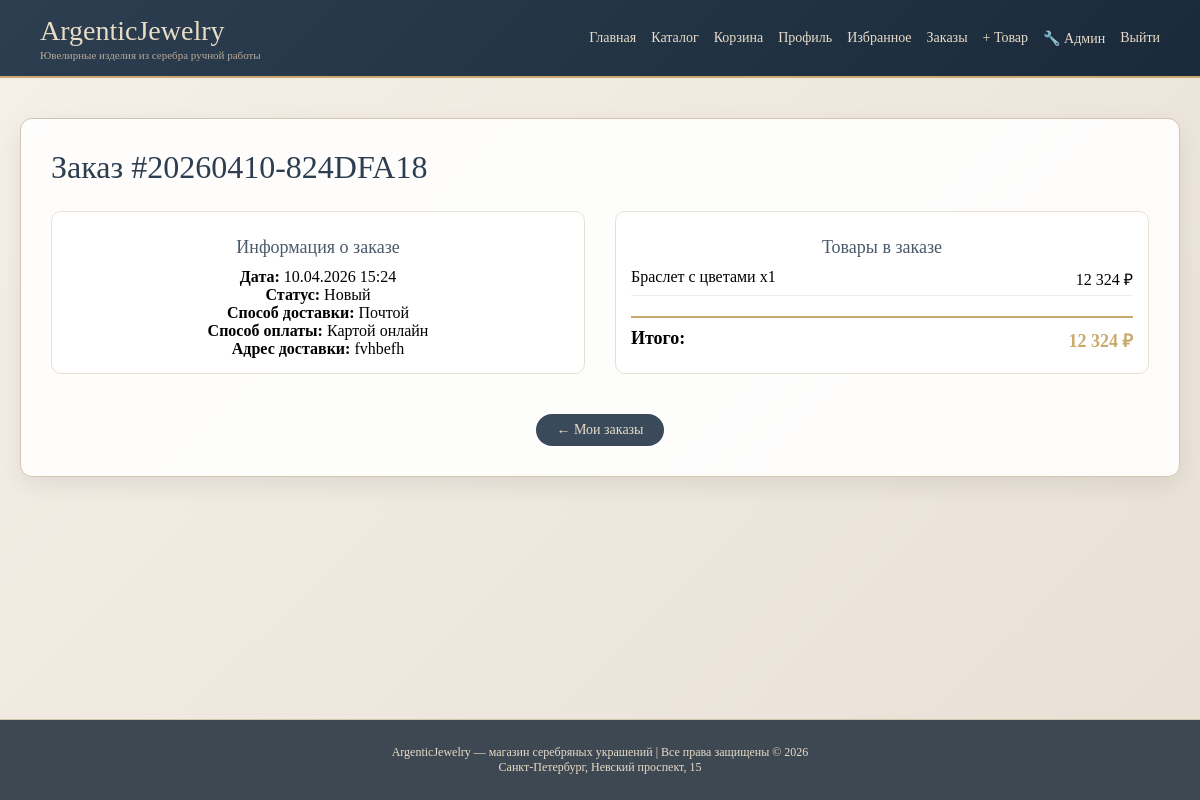
The page /order/20260410-824DFA18/ (signed in) on the database its author committed.
### store/models.py (models this page shows, shortened)
class Order(models.Model):
    STATUS_CHOICES = [
        ('new', 'Новый'),
        ('confirmed', 'Подтверждён'),
        ('processing', 'В обработке'),
        ('shipped', 'Отправлен'),
        ('delivered', 'Доставлен'),
        ('cancelled', 'Отменён'),
    ]
    DELIVERY_CHOICES = [
        ('courier', 'Курьером'),
        ('pickup', 'Самовывоз'),
        ('mail', 'Почтой'),
    ]
    PAYMENT_CHOICES = [
        ('card_online', 'Картой онлайн'),
        ('sbp', 'СБП'),
        ('cash', 'Наличными'),
    ]
    user = models.ForeignKey(
        User,
        on_delete=models.SET_NULL,
        null=True,
        related_name='orders',
        verbose_name='Пользователь'
    )
    order_number = models.CharField(
        max_length=20,
        unique=True,
        editable=False,
        default=generate_order_number,
        verbose_name='Номер заказа'
    )
    created_at = models.DateTimeField(auto_now_add=True, verbose_name='Дата создания')
    status = models.CharField(max_length=20, choices=STATUS_CHOICES, default='new', verbose_name='Статус')
    total_price = models.DecimalField(max_digits=12, decimal_places=2, default=0, verbose_name='Общая сумма')
    delivery_address = models.TextField(verbose_name='Адрес доставки')
    delivery_method = models.CharField(max_length=20, choices=DELIVERY_CHOICES, verbose_name='Способ доставки')
    payment_method = models.CharField(max_length=20, choices=PAYMENT_CHOICES, verbose_name='Способ оплаты')
    gift_wrap = models.BooleanField(default=False, verbose_name='Подарочная упаковка')
    gift_message = models.TextField(blank=True, verbose_name='Поздравительная открытка')
    comment = models.TextField(blank=True, verbose_name='Комментарий')
    delivered_at = models.DateTimeField(blank=True, null=True, verbose_name='Дата доставки')
    class Meta:
        verbose_name = 'Заказ'
        verbose_name_plural = 'Заказы'
        ordering = ['-created_at']

class OrderItem(models.Model):
    order = models.ForeignKey(
        Order,
        on_delete=models.CASCADE,
        related_name='items',
        verbose_name='Заказ'
    )
    product = models.ForeignKey(
        Product,
        on_delete=models.SET_NULL,
        null=True,
        related_name='order_items',
        verbose_name='Товар'
    )
    product_name = models.CharField(max_length=200, verbose_name='Название товара')
    price = models.DecimalField(max_digits=10, decimal_places=2, verbose_name='Цена')
    quantity = models.PositiveIntegerField(verbose_name='Количество')
    class Meta:
        verbose_name = 'Элемент заказа'
        verbose_name_plural = 'Элементы заказа'

### store/views.py (the view)
# urls.py: path('order/<str:order_number>/', views.order_detail, name='order_detail'),
@login_required
def order_detail(request, order_number):
    order = get_object_or_404(Order, order_number=order_number, user=request.user)
    return render(request, 'store/order_detail.html', {'order': order})

### store/templatetags/store_filters.py (called while the page is built)
@register.filter
def rub_format(value):
    try:
        return f"{float(value):,.0f}".replace(',', ' ') + " ₽" #запятая разделитель тысяч, .0ф - без копеек
    except:
        return value

### store/templates/store/order_detail.html (shortened to what this page needs)
{% extends 'base.html' %}
{% load store_filters %}
{% block content %}
<h1>Заказ #{{ order.order_number }}</h1>
<div style="display: grid; grid-template-columns: 1fr 1fr; gap: 30px;">
    <div class="product-card">
        <h3>Информация о заказе</h3>
        <p><strong>Дата:</strong> {{ order.created_at|date:"d.m.Y H:i" }}</p>
        <p><strong>Статус:</strong> {{ order.get_status_display }}</p>
        <p><strong>Способ доставки:</strong> {{ order.get_delivery_method_display }}</p>
        <p><strong>Способ оплаты:</strong> {{ order.get_payment_method_display }}</p>
        <p><strong>Адрес доставки:</strong> {{ order.delivery_address }}</p>
    </div>
    <div class="product-card">
        <h3>Товары в заказе</h3>
        {% for item in order.items.all %}
            <div style="display: flex; justify-content: space-between; margin-bottom: 10px; border-bottom: 1px solid #eee; padding-bottom: 5px;">
                <span>{{ item.product_name }} x{{ item.quantity }}</span>
                <span>{{ item.price|rub_format }}</span>
            </div>
        {% endfor %}
        <div style="margin-top: 20px; padding-top: 10px; border-top: 2px solid #c9a96e;">
            <div style="display: flex; justify-content: space-between; font-weight: bold; font-size: 18px;">
                <span>Итого:</span>
                <span style="color: #c9a96e;">{{ order.total_price|rub_format }}</span>
            </div>
        </div>
    </div>
</div>
<div style="text-align: center; margin-top: 30px;">
    <a href="{% url 'store:my_orders' %}" class="btn">← Мои заказы</a>
</div>
{% endblock %}

### store/templates/base.html (style rules this page uses)
* { margin: 0; padding: 0; box-sizing: border-box; }
body { font-family: 'Georgia', 'Times New Roman', serif; background: linear-gradient(135deg, #f5f0e8 0%, #e8e0d5 100%); min-height: 100vh; display: flex; flex-direction: column; }
h1, h2, h3 { color: #2c3e50; font-weight: normal; }
h1 { font-size: 32px; margin-bottom: 25px; }
h3 { font-size: 20px; margin: 0 0 15px 0; color: #4a5a6a; }
.product-card { background: white; border-radius: 10px; padding: 15px; text-align: center; transition: 0.2s; border: 1px solid #e8e0d5; }
.product-card h3 { font-size: 18px; margin: 10px 0; }
.btn { display: inline-block; background: #3a4a5a; color: #e8dcc8; padding: 8px 20px; text-decoration: none; border-radius: 25px; transition: 0.3s; border: none; cursor: pointer; font-size: 14px; margin-top: 10px; }

### rows shown on the page
Order: order_number "20260410-824DFA18", created_at "10.04.2026 15:24", status "Новый", delivery_method "Почтой", payment_method "Картой онлайн", delivery_address "fvhbefh", total_price|rub_format "12 324 ₽"
OrderItem: product_name "Браслет с цветами", quantity "1", price|rub_format "12 324 ₽"
